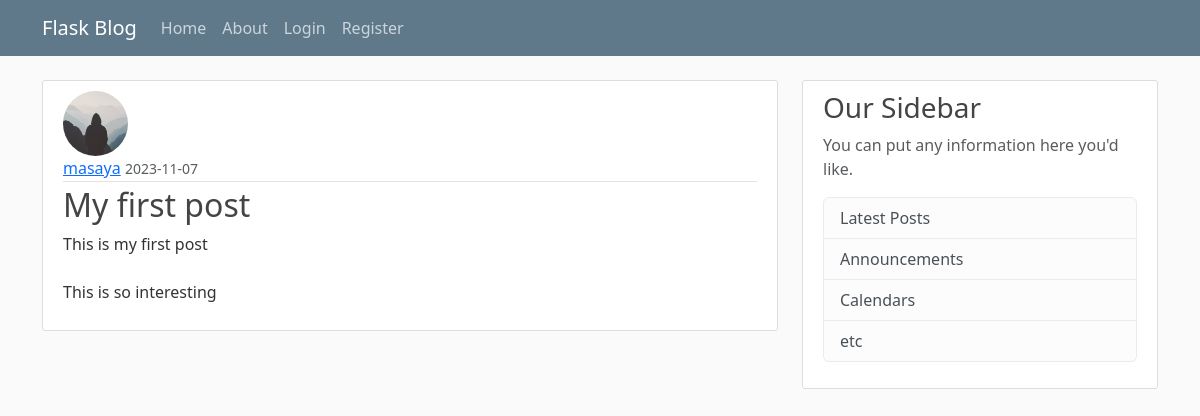
Before: /post/1 with the older database file.
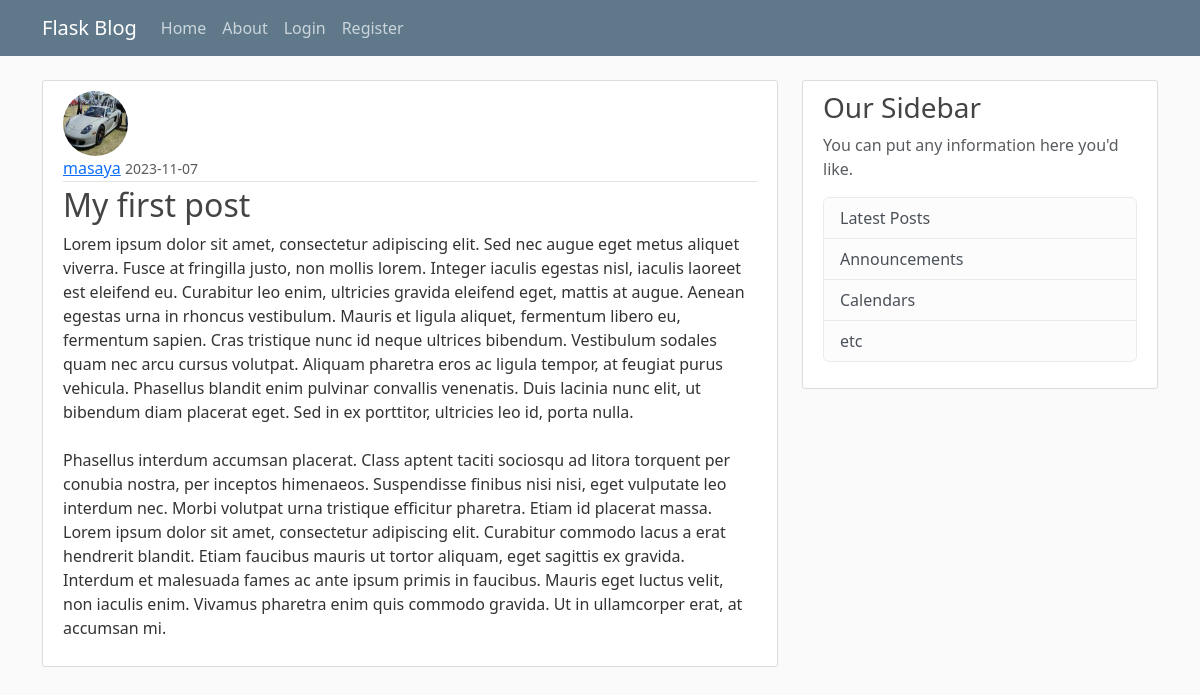
After: the same page with the newer database file.
### f_blog/models.py (models this page shows, shortened)
class User(db.Model, UserMixin):
    id = db.Column(db.Integer, primary_key=True)
    username = db.Column(db.String(20), unique=True, nullable =False)
    email = db.Column(db.String(120), unique=True, nullable =False)
    image_file = db.Column(db.String(20), nullable =False, default = 'default.jpg')
    password = db.Column(db.String(60), nullable =False)
    posts = db.relationship('Post', backref='author', lazy=True)

class Post(db.Model):
    id = db.Column(db.Integer, primary_key=True)
    title = db.Column(db.String(100), nullable = False)
    date_posted = db.Column(db.DateTime, nullable=False, default = datetime.utcnow)
    content = db.Column(db.Text, nullable = False)
    user_id = db.Column(db.Integer, db.ForeignKey('user.id'), nullable=False)

### f_blog/posts/routes.py (the view)
@posts.route("/post/<int:post_id>")
def post(post_id):
      post = Post.query.get_or_404(post_id)
      return render_template('post.html', title=post.title, post=post)

### f_blog/templates/post.html (shortened to what this page needs)
{% extends "layout.html" %}
{% block content %}
    <article class="media content-section">
      <img class="rounded-circle article-img" src="{{url_for('static', filename='profile_pics/' + post.author.image_file)}}">
        <div class="media-body">
          <div class="article-metadata">
            <a class="mr-2" href="{{url_for('users.user_posts', username=post.author.username)}}">{{post.author.username }}</a>
            <small class="text-muted">{{post.date_posted.strftime('%Y-%m-%d') }}</small>
          </div>
          <h2 class="article-title">{{post.title }}</h2>
          <p class="article-content">{{post.content }}</p>
        </div>
    </article>
{% endblock content %}

Changed rows visible on the page:
changed User "masaya": image_file: picture added in place of a placeholder
changed Post "My first post": content "This is my first post This is so interesting" → "Lorem ipsum dolor sit amet, consectetur adipiscing elit. Sed nec augue eget metus aliquet viverra. Fusce at fringilla justo, non mollis lorem. Integer iaculis egestas nisl, iaculis laoreet est eleifend eu. Curabitur leo enim, ultricies gravida eleifend eget, mattis at augue. Aenean egestas urna in rhoncus vestibulum. Mauris et ligula aliquet, fermentum libero eu, fermentum sapien. Cras tristique nunc id neque ultrices bibendum. Vestibulum sodales quam nec arcu cursus volutpat. Aliquam pharetra eros ac ligula tempor, at feugiat purus vehicula. Phasellus blandit enim pulvinar convallis venenatis. Duis lacinia nunc elit, ut bibendum diam placerat eget. Sed in ex porttitor, ultricies leo id,…"
